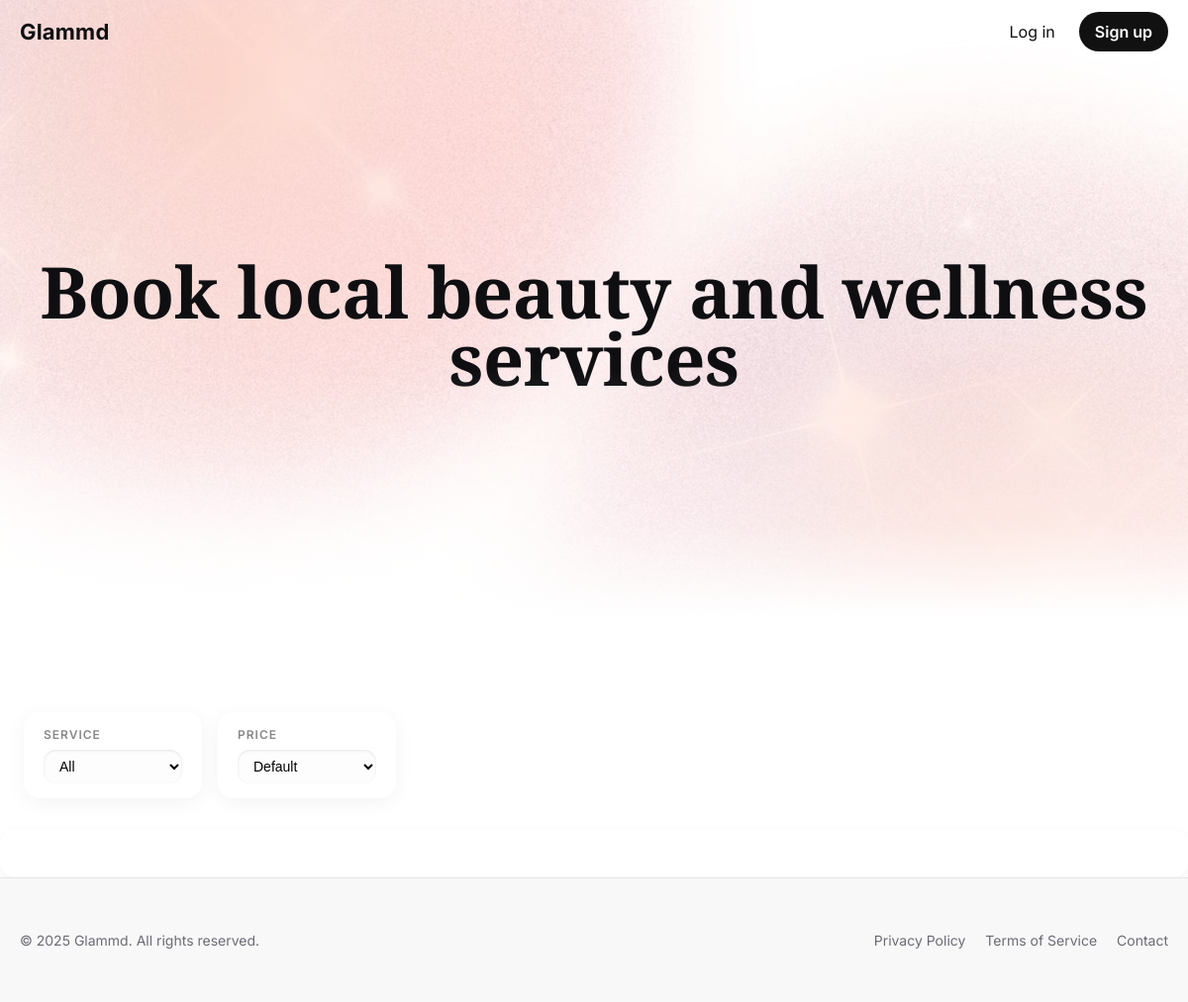
/intial/MarketPlace.php, run on an earlier commit of the app's database.
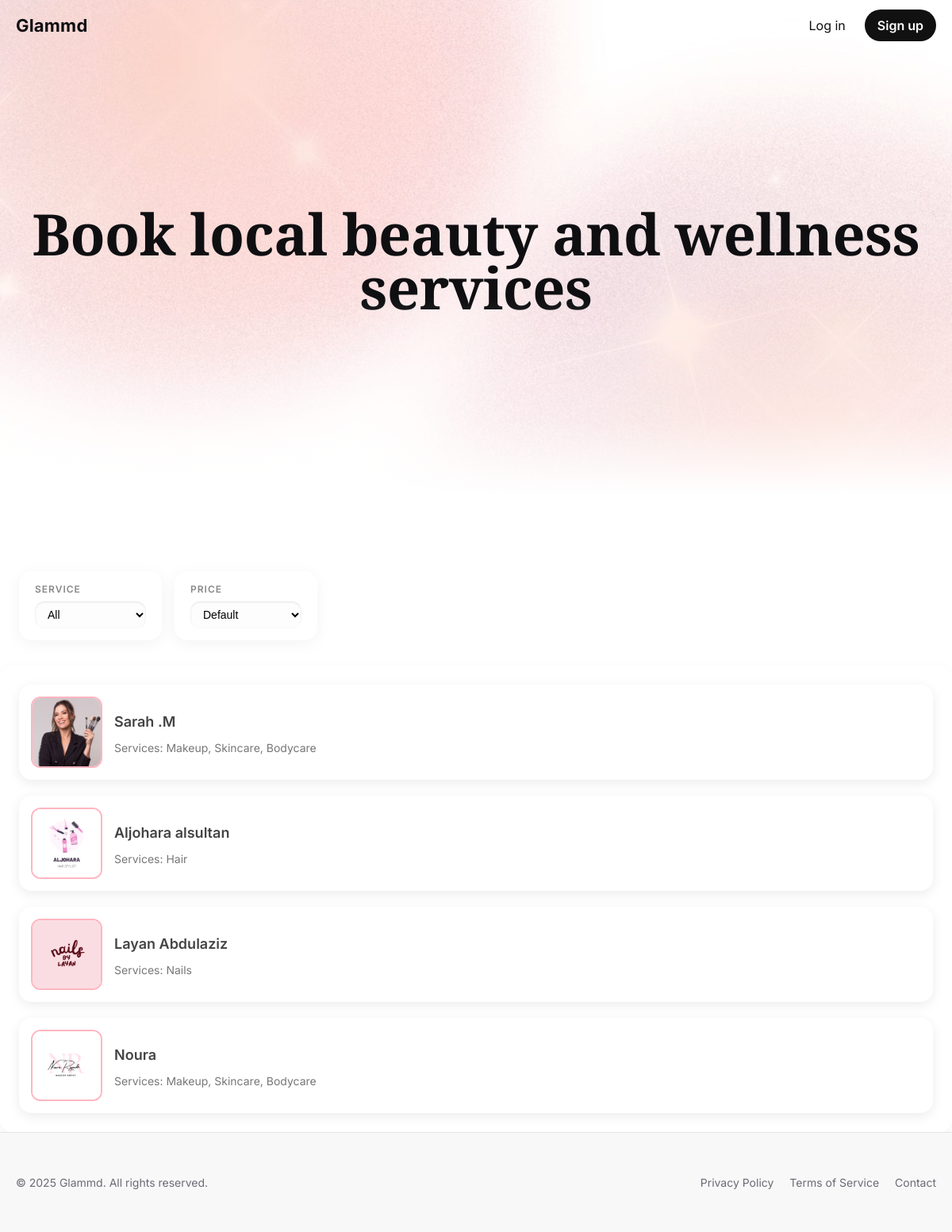
And on a later commit of the database.
### tables this page shows
CREATE TABLE `Professional` (
  `professional_id` int UNSIGNED NOT NULL,
  `bio` text,
  `img` varchar(200) NOT NULL,
  PRIMARY KEY (`professional_id`),
  CONSTRAINT `fk_prof_user` FOREIGN KEY (`professional_id`) REFERENCES `User` (`user_id`) ON DELETE CASCADE
);

CREATE TABLE `User` (
  `user_id` int UNSIGNED NOT NULL AUTO_INCREMENT,
  `name` varchar(120) NOT NULL,
  `email` varchar(255) NOT NULL UNIQUE,
  `password` varchar(255) NOT NULL,
  `role` enum('client','professional') NOT NULL,
  PRIMARY KEY (`user_id`)
);

### intial/MarketPlace.php (the view, shortened to what this page needs)
<?php
$conn = mysqli_connect("localhost", "root", "root", "glammd");
$sql = "
    SELECT
        u.user_id,
        u.name,
        p.img,
        GROUP_CONCAT(DISTINCT s.category ORDER BY s.category SEPARATOR ', ') AS categories,
        MIN(s.price) AS min_price
    FROM User u
    INNER JOIN Professional p
        ON u.user_id = p.professional_id
    LEFT JOIN Service s
        ON s.professional_id = p.professional_id
    WHERE u.role = 'professional'
    GROUP BY u.user_id, u.name, p.img
";
$result = mysqli_query($conn, $sql);
?>
<!doctype html>
<html lang="en">
<head>
  <link rel="stylesheet" href="common.css">
</head>
<body class="home">
  <header id="siteHeader" class="site-header">
    <div class="container header-inner">
      <a class="brand" href="index.php">Glammd</a>
    <nav class="nav">
  <?php if (isset($_SESSION['user_id'])): ?>
    <?php if (isset($_SESSION['user_role']) && $_SESSION['user_role'] === 'client'): ?>
      <a href="clientdashboard.php" class="nav-link">Dashboard</a>
    <?php elseif (isset($_SESSION['user_role']) && $_SESSION['user_role'] === 'professional'): ?>
      <a href="professionaldashboard.php" class="nav-link">sign up</a>
    <?php endif; ?>
    <a href="logout.php" class="cta">Log in</a>
  <?php else: ?>
    <a href="login.php" class="nav-link">Log in</a>
    <a href="signup.php" class="cta">Sign up</a>
  <?php endif; ?>
</nav>
    </div>
  </header>
  <section class="hero">
    <div class="hero-overlay"></div>
    <div class="container hero-content">
      <h1 class="hero-title">Book local beauty and wellness services</h1>
    </div>
  </section>
  <main class="page">
    <section class="filters">
      <div class="filter-group">
        <label class="filter-label">Service</label>
        <select class="filter-select" id="serviceFilter">
          <option value="">All</option>
        </select>
      </div>
        <div class="filter-group">
  <label class="filter-label">Price</label>
  <select class="filter-select" id="priceFilter">
    <option value="">Default</option>
  </select>
</div>
    </section>
    <section class="salon-list">
      <?php while ($row = mysqli_fetch_assoc($result)) :
          $categories = $row['categories'] ?? '';
      ?>
        <div
  class="salon-card"
  data-categories="<?= htmlspecialchars(strtolower($categories ?? ''), ENT_QUOTES, 'UTF-8') ?>"
  data-price="<?= (int)$row['min_price'] ?>"
  onclick="window.location.href='services.php?professional_id=<?= (int)$row['user_id'] ?>'">
          <img src="img/<?= htmlspecialchars($row['img'], ENT_QUOTES, 'UTF-8') ?>" alt="Professional Image">
         <div class="salon-info">
            <h3><?= htmlspecialchars($row['name'], ENT_QUOTES, 'UTF-8') ?></h3>
            <?php if (!empty($categories)): ?>
              <p>Services: <?= htmlspecialchars($categories, ENT_QUOTES, 'UTF-8') ?></p>
            <?php else: ?>
              <p>Services: Not specified</p>
            <?php endif; ?>
          </div>
        </div>
      <?php endwhile; ?>
    </section>
  </main>
  <footer class="site-footer">
    <div class="container footer-inner">
      <p>© 2025 Glammd. All rights reserved.</p>
      <div class="footer-links">
        <a href="#">Privacy Policy</a>
        <a href="#">Terms of Service</a>
        <a href="#">Contact</a>
      </div>
    </div>
  </footer>
</body>
</html>

What changed in the data, as far as the page shows it:
added professional: img (picture), professional_id.name "Sarah .M", categories "Makeup, Skincare, Bodycare"
added professional: img (picture), professional_id.name "Aljohara alsultan", categories "Hair"
added professional: img (picture), professional_id.name "Layan Abdulaziz", categories "Nails"
added professional: img (picture), professional_id.name "Noura", categories "Makeup, Skincare, Bodycare"
